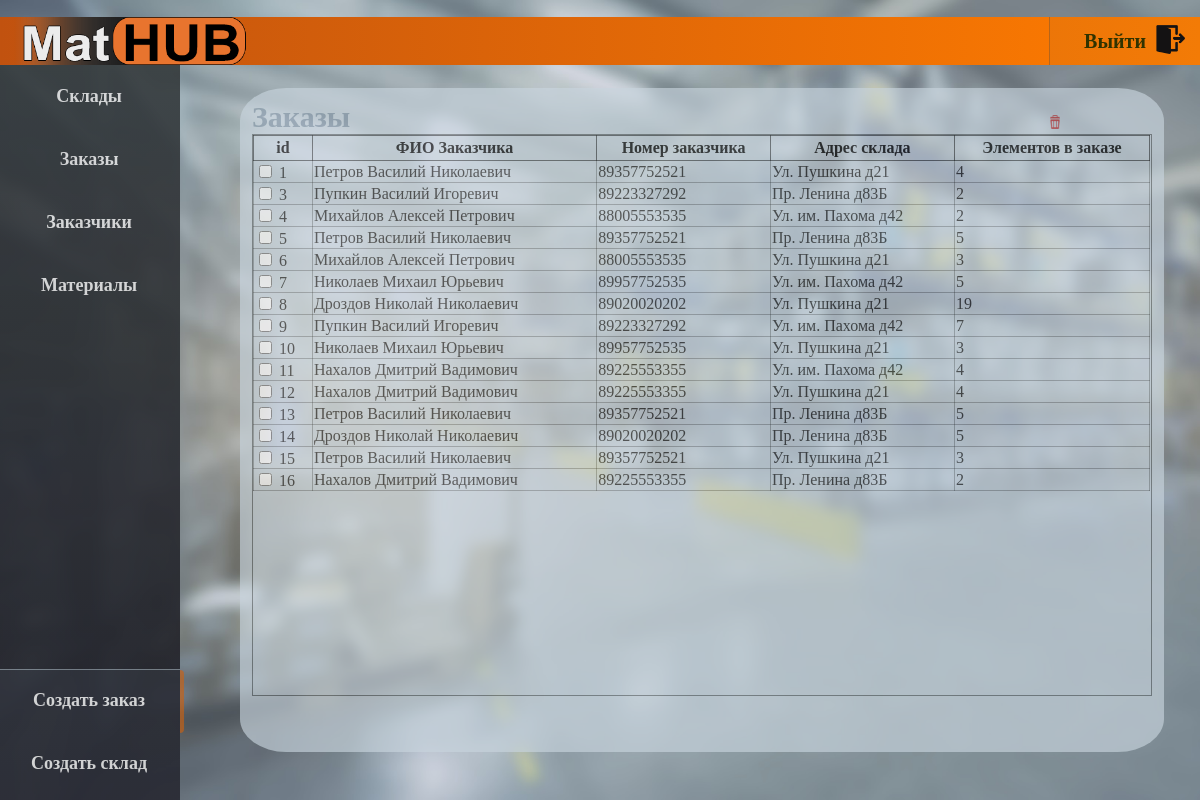
Page /order (signed in) on the committed database.
### mymain/models.py (models this page shows, shortened)
class Consumer(models.Model):
    consumer_name = models.CharField (max_length=70, blank=False)
    consumer_phone = models.CharField (max_length=11, blank=False)
    consumer_info = models.TextField (max_length=500, blank=True)

### mymain/views.py (the view, shortened to what this page needs)
# urls.py: path('order', orders, name="orders"),
def orders (request):
    order = Order.objects.select_related('consumer', 'storage', 'id').values('id', 'consumer__consumer_name', 'consumer__consumer_phone', 'storage__storage_address').annotate(total_count=models.aggregates.Count('material_in'))
    order_ids = [i['id'] for i in order.values('id')]
    data = {"orders": order,
            "field_num": Fields_num(),
            "order_ids": order_ids}
    return render(request, "orders.html", data)

### mymain/forms.py
class Fields_num (forms.Form):
    fields_num = forms.CharField(max_length=2, required=False, label="Кол-во элементов", widget=forms.NumberInput(attrs={'class': 'number_field', 'id': 'field_num'}))

### templates/orders.html (shortened to what this page needs)
{% extends "index.html" %}
{% load static %}
{% block content %}
<div class="container">
    <form action="{% url 'orders' %}" method="POST">
        <div style="position: relative">
            <div style="display: inline-block">
                <h1 id="title"> Заказы </h1>
            </div>
            <div id="delete_btn">
                <button name="delete_order_request" style="background:0; border: none" type="submit">
                    <div>
                        <img id="delete_img" src="{% static 'assets/images/trash.png' %} " alt="Delete_Button" />
                    </div>
                </button>
            </div>
        </div>
        <div id="table">
            <table class="info">
                <tbody>
                    <tr>
                        <th>
                            id
                        </th>
                        <th>
                            ФИО Заказчика
                        </th>
                        <th>
                            Номер заказчика
                        </th>
                        <th>
                            Адрес склада
                        </th>
                        <th>
                            Элементов в заказе
                        </th>
                    </tr>
                        {% for i in orders %}
                        <tr class="tr_active">
                            <td>
                                <a href="{% url 'order' i.id %}" class="table_url">
                                    <input id="checkbox" type="checkbox" name='chk' value={{ i.id }}>
                                    {{ i.id }}
                                </a>
                            </td>
                            <td>
                                <a href="{% url 'order' i.id %}" class="table_url">{{ i.consumer__consumer_name }}</a>
                            </td>
                            <td>
                                <a href="{% url 'order' i.id %}" class="table_url">{{ i.consumer__consumer_phone }}</a>
                            </td>
                            <td>
                                <a href="{% url 'order' i.id %}" class="table_url">{{ i.storage__storage_address }}</a>
                            </td>
                            <td>
                                <a href="{% url 'order' i.id %}" class="table_url">{{ i.total_count }}</a>
                            </td>
                        </tr>
                        {% endfor %}
                </tbody>
            </table>
        </div>
    </form>
</div>
{% endblock %}

### static/assets/css/style.css (style rules this page uses)
h1, h2, h3, h4, h5, h6 { margin: 0px; }
html { margin: 0; background: #73767c; background-image: url(../images/bg.jpg); background-repeat: no-repeat; background-attachment: fixed; -webkit-background-size: cover; -moz-background-size: cover; -o-background-size: cover; background-size: cover; font-family: Calibri; }
img { height: inherit; position: absolute; }
body { position: fixed; margin: auto; font-size: 15px; color: #000000; width: 100vw; }
.container { position: absolute; top: 11dvh; left: 20dvw; height: 80dvh; width: 75dvw; padding: 1%; border-radius: 5%; background: #c8d5dd; z-index: -50; opacity: 0.65; }
#title { font-size: 2.5dvw; color: #6D8296C0; }
#table { border: solid; border-width: 1px; border-color: rgba(0, 0, 0, .5); height: 70dvh; overflow-y: scroll; }
.info { border-collapse: collapse; height: auto; width: 99.9%; }
th { border: solid; border-width: 1px; height: 25px; border-color: #000000A0; }
td { border: solid; border-width: 1px; border-color: #00000050; }
.table_url { color: #202020; display: inline-block; text-decoration: none; line-height: 100%; width: 100%; transition: .2s; }
.tr_active { color: #202020; transition: .2s; }
#delete_img { cursor: pointer; height: 100%; top:0; left:0; }
#delete_btn { border-radius: 50%; display: inline-block; position: absolute; right: 10%; bottom: 5px; height: 40%; transition: .05s; }

### rows in the picture
Consumer: id "1", consumer__consumer_name "Петров Василий Николаевич", consumer__consumer_phone "89357752521", storage__storage_address "Ул. Пушкина д21", total_count "4", id "5", storage__storage_address "Пр. Ленина д83Б", total_count "5", id "13", id "15", total_count "3"
Consumer: id "3", consumer__consumer_name "Пупкин Василий Игоревич", consumer__consumer_phone "89223327292", storage__storage_address "Пр. Ленина д83Б", total_count "2", id "9", storage__storage_address "Ул. им. Пахома д42", total_count "7"
Consumer: id "4", consumer__consumer_name "Михайлов Алексей Петрович", consumer__consumer_phone "88005553535", storage__storage_address "Ул. им. Пахома д42", total_count "2", id "6", storage__storage_address "Ул. Пушкина д21", total_count "3"
Consumer: id "7", consumer__consumer_name "Николаев Михаил Юрьевич", consumer__consumer_phone "89957752535", storage__storage_address "Ул. им. Пахома д42", total_count "5", id "10", storage__storage_address "Ул. Пушкина д21", total_count "3"
Consumer: id "8", consumer__consumer_name "Дроздов Николай Николаевич", consumer__consumer_phone "89020020202", storage__storage_address "Ул. Пушкина д21", total_count "19", id "14", storage__storage_address "Пр. Ленина д83Б", total_count "5"
Consumer: id "11", consumer__consumer_name "Нахалов Дмитрий Вадимович", consumer__consumer_phone "89225553355", storage__storage_address "Ул. им. Пахома д42", total_count "4", id "12", storage__storage_address "Ул. Пушкина д21"

### other values in the picture
{{ i.id }} "16"
{{ i.consumer__consumer_name }} "Нахалов Дмитрий Вадимович"
{{ i.consumer__consumer_phone }} "89225553355"
{{ i.storage__storage_address }} "Пр. Ленина д83Б"
{{ i.total_count }} "2"
